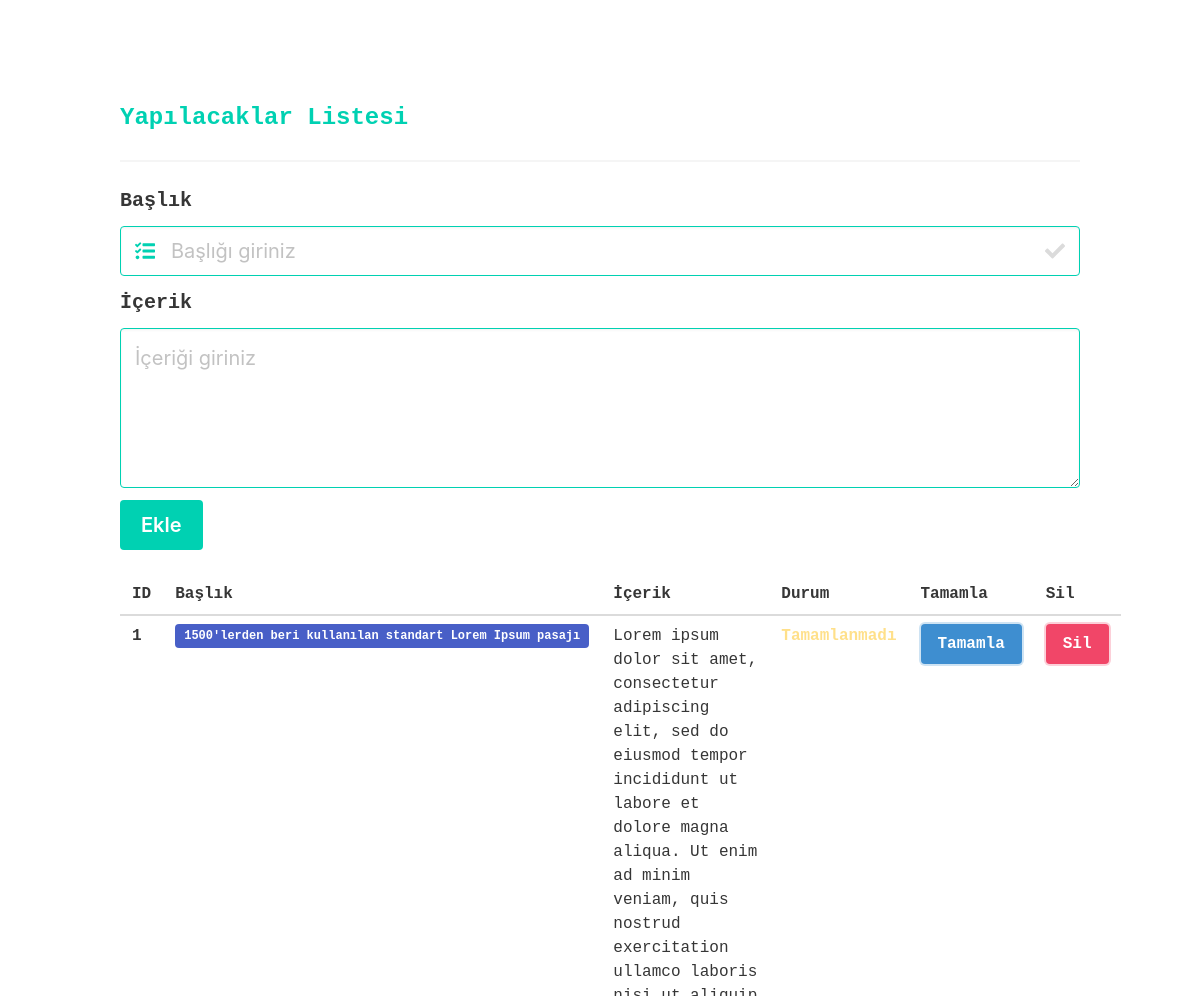
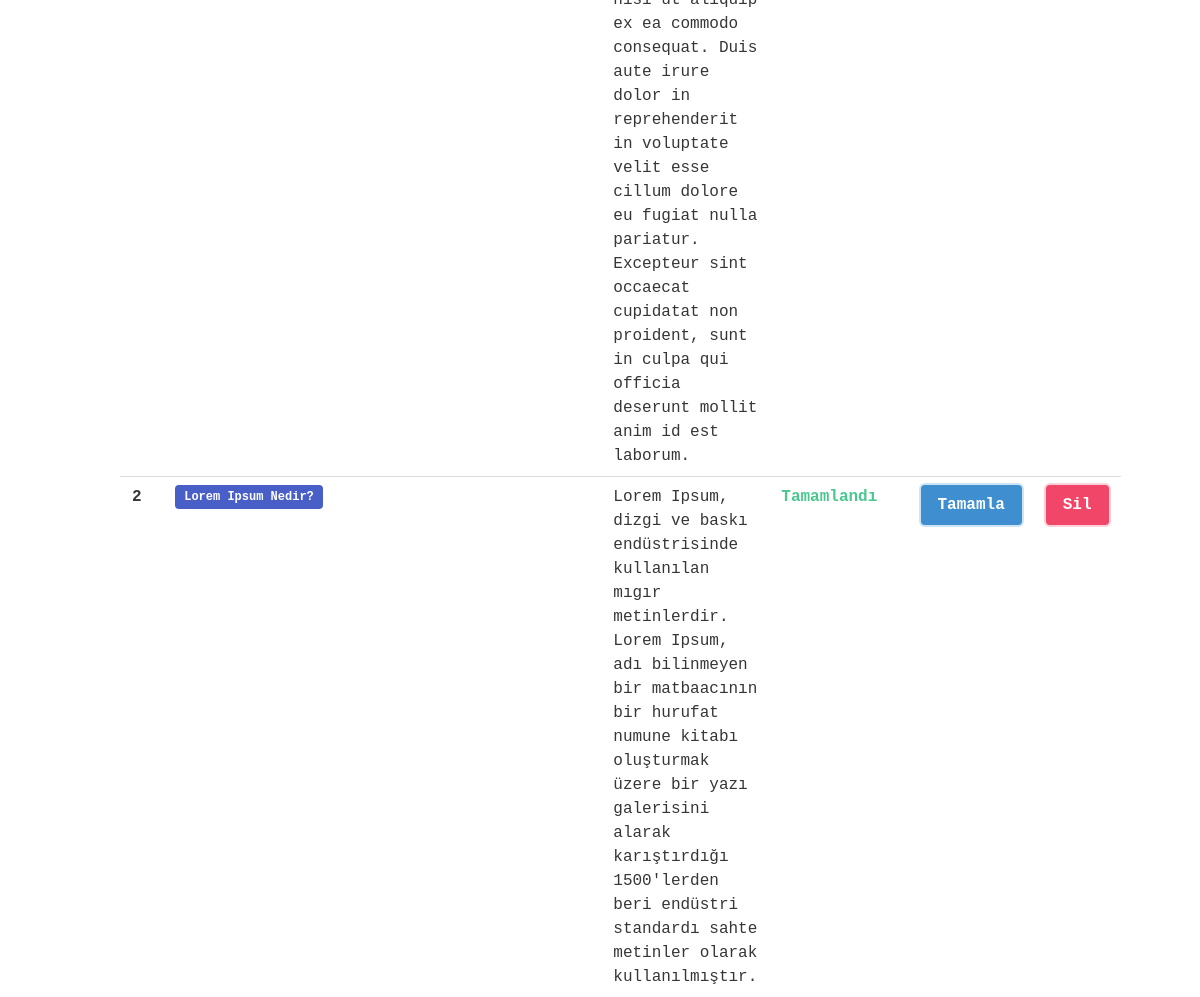
The page / on the database its author committed (2 pictures, top to bottom).
### todoApp.py (models this page shows)
class Todo(db.Model):
    id = db.Column(db.Integer, primary_key=True)
    title = db.Column(db.String(100))
    content = db.Column(db.Text)
    status = db.Column(db.Boolean)

### todoApp.py (the view)
@app.route('/')
def index():
    todoAll = Todo.query.all()
    return render_template('index.html', todoAll=todoAll)

### templates/index.html (shortened to what this page needs)
<!DOCTYPE html>
<html lang="tr" dir="ltr">
    <head>
        <link rel="stylesheet" href="https://cdnjs.cloudflare.com/ajax/libs/bulma/0.7.4/css/bulma.min.css">
        <link rel="stylesheet" href="https://unpkg.com/simple-notifications-solution/dist/Notifications.css">
    </head>
    <body>
        <div style="margin-top:100px;" class="container is-family-monospace">
            <h3 class="label is-large has-text-primary"><b>Yapılacaklar Listesi</b></h3>
            <hr>
            <form action="/ekle" method="post">
                <div class="field">
                <label class="label is-medium">Başlık</label>
                <div class="control has-icons-left has-icons-right">
                <input class="input is-primary is-medium has-text-dark" type="text" name="title" placeholder="Başlığı giriniz">
                <span class="icon is-left">
                </span>
                <span class="icon is-right">
                </span>
                </div>
                </div>
                <div class="field">
                <label class="label is-medium">İçerik</label>
                <div class="control has-icons-left has-icons-right">
                <textarea class=" textarea is-primary is-medium has-text-dark"  type="text" name="content" placeholder="İçeriği giriniz"></textarea>
                </div>
                </div>
                <button class="button is-primary is-medium has-text-weight-semibold" type="submit" name="eklebtn">Ekle</button>
            </form>
            <br>
            {% if todoAll == [] %}
                <div class="notification is-warning has-text-white has-text-weight-semibold" data-close="self">Herhangi bir görev bulunmuyor.</div>
                <!--<p class="notification">
                    This one needs user's action.
                <button class="delete" type="button">Close</button>
                </p>-->
            {% else %}
            <table class="table table is-fullwidth is-hoverable">
                <thead>
                    <tr>
                        <th>ID</th>
                        <th>Başlık</th>
                        <th>İçerik</th>
                        <th>Durum</th>
                        <th>Tamamla</th>
                        <th>Sil</th>
                    </tr>
                </thead>
                <tbody>
                    {% for todo in todoAll %}
                    <tr>
                        <th>{{ todo.id }}</th>
                        <td>
                            <div class="control">
                            <div class="tags has-addons">
                            <a class="tag is-link has-text-weight-semibold" href="/details/{{todo.id}}">{{ todo.title }}</a>
                            </div>
                            </td>
                        <td>{{ todo.content }}</td>
                        <td>
                            {% if todo.status %}
                            <p class="has-text-success has-text-weight-semibold">Tamamlandı</p>
                            {% else %}
                            <p class="has-text-warning has-text-weight-semibold">Tamamlanmadı</p>
                            {% endif %}
                        </td>
                        <td><a href="/status/{{todo.id}}" class="button is-info is-normal is-focused has-text-weight-semibold">Tamamla</a></td>
                        <td><a href="/delete/{{todo.id}}" class="button is-danger is-normal is-focused has-text-weight-semibold">Sil</a></td>
                    </tr>
                    {% endfor %}
                </tbody>
            </table>
            {% endif %}
        </div>
    </body>
</html>

### rows shown on the page
Todo: id "1", title "1500'lerden beri kullanılan standart Lorem Ipsum pasajı", content "Lorem ipsum dolor sit amet, consectetur adipiscing elit, sed do eiusmod tempor incididunt ut labore et dolore magna aliqua. Ut enim ad minim veniam, quis nostrud exercitation ullamco laboris nisi ut aliquip ex ea commodo consequat. Duis aute irure dolor in reprehenderit in voluptate velit esse cillum dolore eu fugiat nulla pariatur. Excepteur sint occaecat cupidatat non proident, sunt in culpa qui officia deserunt mollit anim id est laborum.", status "Tamamlanmadı"
Todo: id "2", title "Lorem Ipsum Nedir?", content "Lorem Ipsum, dizgi ve baskı endüstrisinde kullanılan mıgır metinlerdir. Lorem Ipsum, adı bilinmeyen bir matbaacının bir hurufat numune kitabı oluşturmak üzere bir yazı galerisini alarak karıştırdığı 1500'lerden beri endüstri standardı sahte metinler olarak kullanılmıştır.", status "Tamamlandı"
